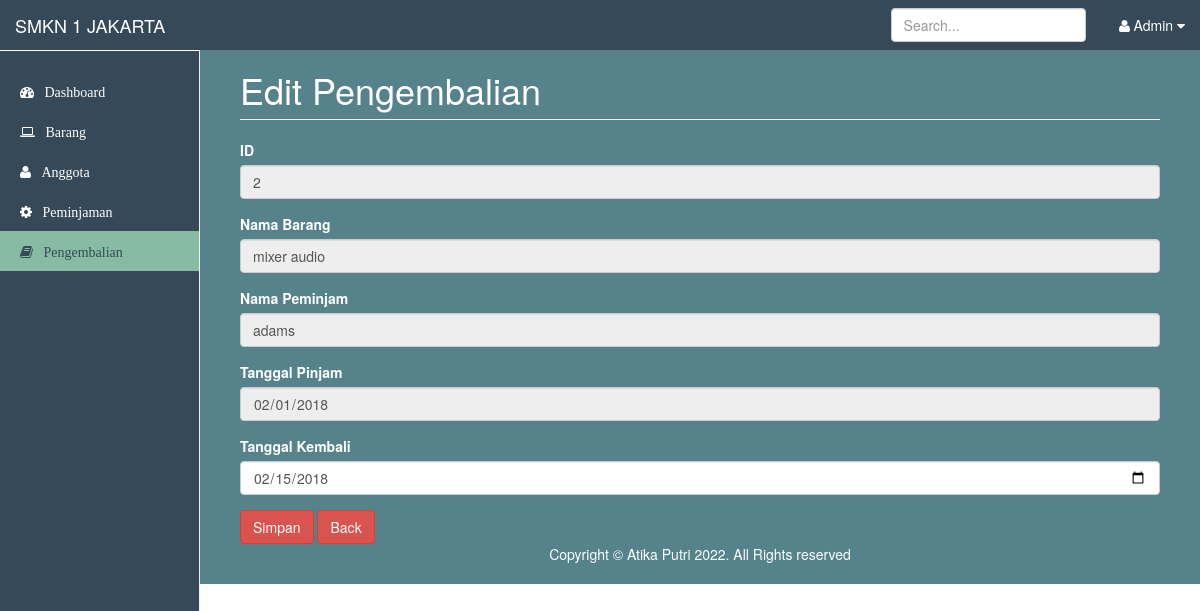
The app's page /editpengembalian.php?id_pengembalian=2 (signed in) with its own data.
### tables this page shows
CREATE TABLE `pengembalian` (
  `id` int(11) NOT NULL,
  `id_brg` int(11) NOT NULL,
  `id_anggota` int(11) NOT NULL,
  `id_peminjaman` int(11) NOT NULL,
  `tgl_kembali` date NOT NULL
);

CREATE TABLE `peminjaman` (
  `id_peminjaman` int(10) NOT NULL,
  `id_brg` int(11) NOT NULL,
  `id_anggota` int(11) NOT NULL,
  `tgl_pinjam` varchar(40) NOT NULL,
  `status` tinyint(1) NOT NULL DEFAULT '0'
);

CREATE TABLE `barang` (
  `id_brg` int(11) NOT NULL,
  `nama_brg` varchar(255) NOT NULL,
  `jenis_brg` varchar(255) NOT NULL,
  `stok_brg` varchar(255) NOT NULL,
  `foto` varchar(300) NOT NULL
);

CREATE TABLE `anggota` (
  `id_anggota` int(11) NOT NULL,
  `nama` varchar(40) NOT NULL,
  `password` varchar(40) NOT NULL,
  `kelas` varchar(20) NOT NULL
);

### editpengembalian.php (the view, shortened to what this page needs)
<?php
include "config/koneksi.php" ?>
<!DOCTYPE html>
<html lang="en">
  <head>
    <link href="bootstrap/dist/css/bootstrap.min.css" rel="stylesheet">
    <link href="bootstrap/dist/css/global.css" rel="stylesheet">
    <link href="bootstrap/font-awesome/css/font-awesome.min.css" rel="stylesheet" type="text/css">
  </head>
  <body>
  <nav class="navbar navbar-fixed-top px-5" style="background-color:#364958">
      <div class="container-fluid">
        <div class="navbar-header">
          <a class="navbar-brand" style="color:#ffffff"href="#">SMKN 1 JAKARTA</a>
        </div>
        <div id="navbar" class="navbar-collapse collapse">
          <ul class="nav navbar-nav navbar-right">
            <li class="dropdown">
              <a class="dropdown-toggle" data-toggle="dropdown" style="color:#ffffff">
                <i class="fa fa-user fa-fw" style="color:#ffffff"></i>Admin <i class="fa fa-caret-down"></i>
              </a>
          </li>
          </ul>
          <form class="navbar-form navbar-right">
            <input type="text" class="form-control" placeholder="Search...">
          </form>
        </div>
      </div>
    </nav>
    <div class="container-fluid">
      <div class="row">
      <div class="col-sm-3 col-md-2 sidebar" style="background-color: #364958">
          <ul class="nav nav-sidebar">
          <li class=""><a href="dashboard.php" style="color: #ffffff"><i class="fa fa-dashboard">&nbsp;&nbsp;&nbsp;Dashboard</i></a></li>
            <li><a href="barang.php" style="color: #ffffff"><i class="fa fa-laptop">&nbsp;&nbsp;&nbsp;Barang</i></a></li>
            <li><a href="peminjam.php " style="color: #ffffff"><i class="fa fa-user" >&nbsp;&nbsp;&nbsp;Anggota</i></a></li>
            <li><a href="peminjaman.php" style="color: #ffffff"><i class="fa fa-gear">&nbsp;&nbsp;&nbsp;Peminjaman</i></a></li>
            <li><a href="pengembalian.php" style="background-color: #87bba2"><i class="fa fa-book" style="color: #364958">&nbsp;&nbsp;&nbsp;Pengembalian</i></a></li>
          </ul>
        </div>
        <div class="main-biru col-sm-9 col-sm-offset-3 col-md-10 col-md-offset-2 main container py-5 justify-content-center" style="background-color: #55828b;
  color: #ffffff;">
          <h1 class="page-header">Edit Pengembalian</h1>
              <section class="row">
                <div class="col-md-12">
                <div class="box box-danger">
                <?php
                  $id = $_GET['id_pengembalian'];
                  $query = $mysqli->query("SELECT pengembalian.*,
                            barang.id_brg,
                            barang.nama_brg,
                            peminjaman.id_peminjaman,
                            peminjaman.tgl_pinjam,
                            peminjaman.status,
                            anggota.id_anggota,
                            anggota.nama
                            FROM pengembalian JOIN barang
                            ON pengembalian.id_brg=barang.id_brg JOIN anggota
                            ON pengembalian.id_anggota=anggota.id_anggota JOIN peminjaman
                            ON peminjaman.id_peminjaman=pengembalian.id_peminjaman
                            WHERE pengembalian.id='$id'");
                  $qu = mysqli_fetch_array($query);
                    ?>
                  <form role="form" action="proseseditpengembalian.php?id=<?= $id ?>" method="post">
                  <div class = "box-body">
                  <div class ="form-group">
                    <label for="exampleInputEmail1">ID</label>
                    <input type="text" disable value="<?php echo $qu['id_peminjaman'] ?>" name="id" class="form-control" placeholder="" disabled>
                    </div>
                    <div class ="form-group">
                    <label for="exampleInputPassword1">Nama Barang</label>
                    <input type="text" name="nama_brg" readonly="" class="form-control" value="<?= $qu['nama_brg'] ?>">
                    </div>
                   <div class ="form-group">
                    <label for="exampleInputPassword1">Nama Peminjam</label>
                    <input type="text" name="nama" class="form-control" value="<?= $qu['nama'] ?>" readonly>
                    </div>
                     <div class ="form-group">
                    <label for="exampleInputPassword1">Tanggal Pinjam</label>
                   <input type="date" value="<?php echo date('Y-m-d', strtotime($qu['tgl_pinjam'])) ?>"  name="tgl_pinjam"
                    class="form-control datepicker" required readonly>
                    </div>
                    <div class="form-group">
                      <label>Tanggal Kembali</label>
                      <input type="date" name="tgl_kembali" class="form-control" value="<?= date('Y-m-d', strtotime($qu['tgl_kembali'])) ?>">
                    </div>
            <button type="submit" class="btn btn-danger">Simpan</button>
            <a href="peminjaman.php" class="btn btn-danger">Back</a>
            </div>
            </form>
          <footer>
    <div class="text-center">Copyright &copy; Atika Putri 2022. All Rights reserved</div>
  </footer>
            </section>
          </div>
        </div>
      </div>
    <?php require_once "templates/footer.php" ?>

### records on screen
pengembalian: id "2", nama_brg "mixer audio", nama "adams", tgl_pinjam "02/01/2018", tgl_kembali "02/15/2018"
